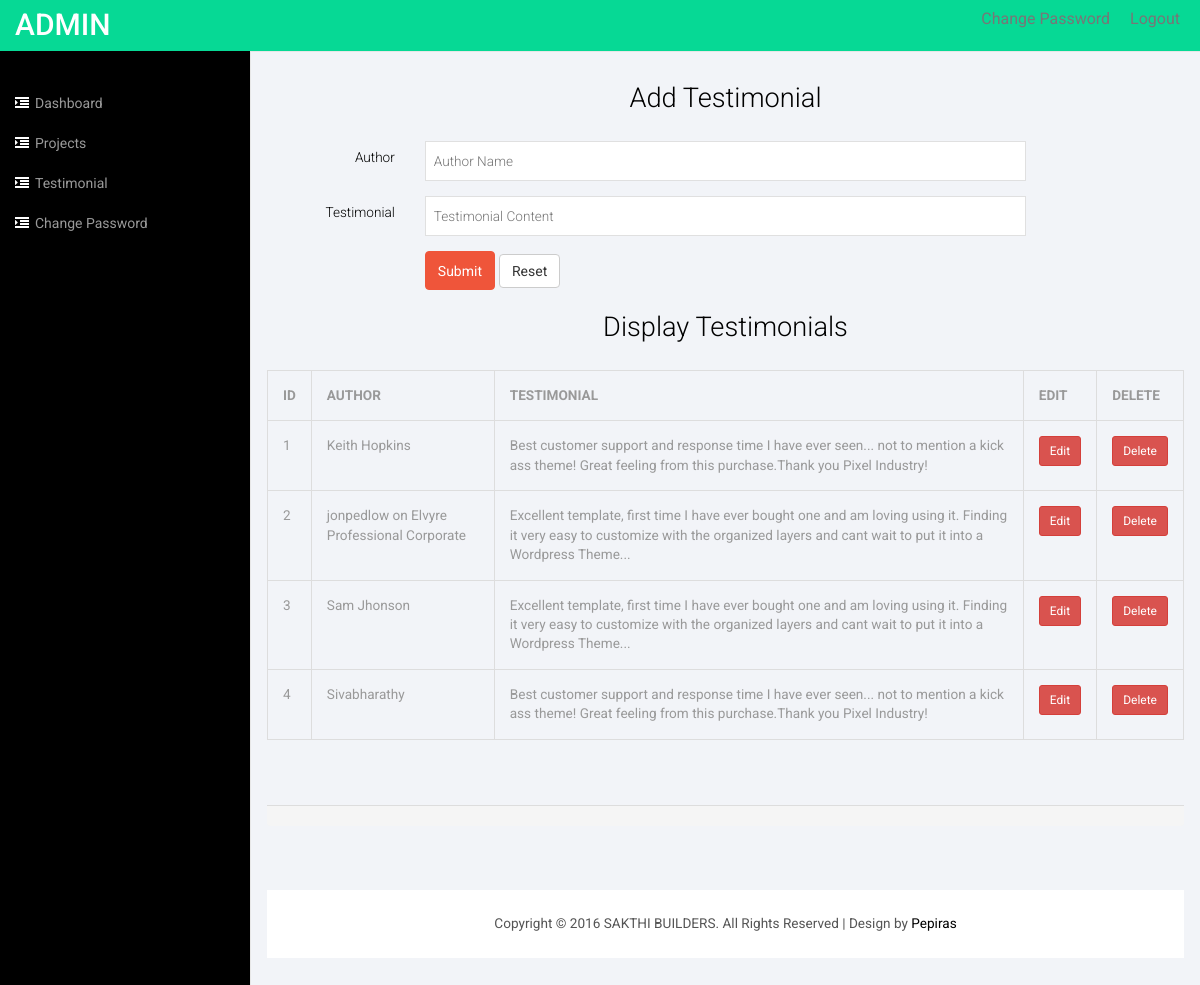
/admin/testimonial.php (signed in), run on the app's committed database.
### tables this page shows
CREATE TABLE `testimonial` (
  `id` int(11) NOT NULL,
  `author` varchar(100) DEFAULT NULL,
  `content` varchar(2000) DEFAULT NULL
);

### admin/testimonial.php (the view, shortened to what this page needs)
<?php
        require('includes/dbconfig.php');
        $sql = mysqli_query($conn,"SELECT * FROM testimonial ORDER BY id ASC");
        ?>
<!DOCTYPE HTML>
<html>
<head>
<link href="includes/css/bootstrap.min.css" rel='stylesheet' type='text/css' />
<link href="includes/css/style.css" rel='stylesheet' type='text/css' />
<link href="includes/css/font-awesome.css" rel="stylesheet">
</head>
<body>
<div id="wrapper">
     <nav class="top1 navbar navbar-default navbar-static-top" role="navigation" style="margin-bottom: 0">
         <div class="navbar-header">
             <a class="navbar-brand" href="home.php">ADMIN</a>
         </div>
         <ul class="nav navbar-nav navbar-right">
         <li class="m_2"><a href="change_password.php"> Change Password</a></li>
         <li class="m_2"><a href="logout.php"> Logout</a></li>
         </ul>
         <div class="navbar-default sidebar" role="navigation">
             <div class="sidebar-nav navbar-collapse">
               <ul class="nav" id="side-menu">
                   <li>  <a href="home.php"><i class="fa fa-indent nav_icon"></i>Dashboard</a>  </li>
                   <li>  <a href="#"><i class="fa fa-indent nav_icon"></i>Projects</a>
                   </li>
                   <li> <a href="testimonial.php"><i class="fa fa-indent nav_icon"></i>Testimonial</span></a>   </li>
                   <li> <a href="change_password.php"><i class="fa fa-indent nav_icon"></i>Change Password</a>  </li>
                 </ul>
             </div>
         </div>
     </nav>
  <div id="page-wrapper">
  <div class="graphs">
 <div class="xs">
    <center> <h3>Add Testimonial </h3></center>
       <div class="tab-content">
      <div class="tab-pane active" id="horizontal-form">
        <form class="form-horizontal" name="frm" action="" method="post">
          <div class="form-group">
            <label for="focusedinput" class="col-sm-2 control-label">Author</label>
            <div class="col-sm-8">
              <input type="text" class="form-control1" name="author" id="author" placeholder="Author Name" required>
            </div>
          </div>
          <div class="form-group">
            <label for="inputPassword" class="col-sm-2 control-label">Testimonial</label>
            <div class="col-sm-8">
              <input type="text" class="form-control1" name="content" id="content" placeholder="Testimonial Content" required>
            </div>
          </div>
<div class="row">
<div class="col-sm-8 col-sm-offset-2">
  <button type="submit" onclick="show_alert();" name="submit" class="btn-success btn">Submit</button>
  <button type="reset" class="btn-default btn">Reset</button>
</div>
</div>
<br>
<center><h3>Display Testimonials </h3></center>
<div class="table-responsive">
 <table class="table table-bordered">
   <thead>
     <tr>
       <th>ID</th>
       <th>AUTHOR</th>
       <th>TESTIMONIAL</th>
       <th>EDIT</th>
       <th>DELETE</th>
     </tr>
   </thead>
   <tbody>
     <?php
         $ab = 1;  while ($rows = mysqli_fetch_assoc($sql)) {
               ?>
     <tr>
       <td><?php echo $ab; ?></td>
                   <td><?php echo $rows['author']; ?></td>
                   <td><?php echo $rows['content']; ?></td>
                   <?php  $eurl = "edit_projects.php";
                   $eurl1 = $eurl."?id=".$rows['id']."&table=testimonial";
                  ?>
<td><?php echo '<a href="'.$eurl1.'" class="btn btn-sm btn-danger">Edit</a>'; ?></td>
                   <?php  $url = "delete.php";
                               $url1 = $url."?id=".$rows['id']."&table=testimonial";
                              ?>
       <td><?php echo '<a href="'.$url1.'" class="btn btn-sm btn-danger">Delete</a>'; ?></td>
     </tr>
     <?php
         $ab = $ab + 1;  }
           ?>
   </tbody>
 </table>
</div>
<br><br>
<div class="panel-footer">
</div>
</form>
</div>
</div>
<div class="copy_layout">
<p>Copyright © 2016 SAKTHI BUILDERS. All Rights Reserved | Design by <a href="http://pepiras.com/" target="_blank">Pepiras</a> </p>
</div>
</div>
</div>
</div>
<link href="includes/css/custom.css" rel="stylesheet">
</body>
</html>

### admin/includes/css/style.css (style rules this page uses)
h4, h5, h6, h1, h2, h3 { margin-top: 0; }
ul, ol { margin: 0; }
p { margin: 0; }
html, body { font-family: 'Roboto', sans-serif; font-size: 100%; background:#000; overflow-x: hidden; }
body a { transition:0.5s all; -webkit-transition:0.5s all; -moz-transition:0.5s all; -o-transition:0.5s all; -ms-transition:0.5s all; }
.navbar .navbar-nav li a { padding: 0 10px; line-height: 56px; position: relative; }
.navbar .navbar-nav li.m_2 a { line-height:38px; }
.but_list, .tab-content { margin:1.5em 0 0 0; }
.navbar-default.sidebar { background-color: #000; font-family: 'Roboto', sans-serif; }
nav.top1.navbar.navbar-default.navbar-static-top { background-color:rgb(6, 217, 149); font-family: 'Roboto', sans-serif; }
.navbar-default .navbar-brand { color: #fff !important; font-size: 30px; font-weight: 500; }
.navbar-right { margin-right: 10px !important; }
.navbar-right li { display:inline-block; }
i.nav_icon { color: #fff; margin-right:6px; }
.sidebar ul li a { color: #999; font-size:14px; }
ul.nav.navbar-nav.navbar-right { height: 51px; }
.sidebar-nav.navbar-collapse { margin: 2em 0 0 0; }
.copy p, .copy_layout p { font-size:0.85em; color:#555; }
.copy p a, .copy_layout p a { color:#000; }
.graphs { padding: 2em 1em; background: #f2f4f8; font-family: 'Roboto', sans-serif; }
.form-control1, .form-control_2.input-sm { border: 1px solid #e0e0e0; padding: 5px 8px; color: #616161; background: #fff; box-shadow: none !important; width: 100%; font-size: 0.85em; font-weight: 300; height: 40px; border-radius: 0; -webkit-appearance: none; }
.xs h3, .widget_head { color:#000; font-size:1.7em; font-weight:300; margin-bottom: 1em; }
.table > thead > tr > th, .table > tbody > tr > th, .table > tfoot > tr > th, .table > thead > tr > td, .table > tbody > tr > td, .table > tfoot > tr > td { border-top: none !important; }
.tab-content > .active { display: block; visibility: visible; }
.form-horizontal .control-label { text-align: right; color: #000; font-weight: 300; font-size: 0.85em; }
.radio label, .checkbox label, label { font-size: 0.85em; font-weight:300; vertical-align: middle; }
.table > thead > tr > th, .table > tbody > tr > th, .table > tfoot > tr > th, .table > thead > tr > td, .table > tbody > tr > td, .table > tfoot > tr > td { font-size: 0.85em; color: #999; }
.table td, .table>tbody>tr>td, .table>tbody>tr>th, .table>tfoot>tr>td, .table>tfoot>tr>th, .table>thead>tr>td, .table>thead>tr>th { padding:15px !important; }
.table > thead > tr > th { border-bottom: 1px solid #ddd !important; }
.badge-success, .bg-green, .bootstrap-switch-success, .btn-success { border-color: #ef553a; background: #ef553a; padding:8.5px 12px; }
.copy_layout { padding:1.5em 0; background:#fff; text-align:center; margin: 4em 0 0em 0; }

### admin/includes/css/custom.css (style rules this page uses)
#wrapper { width: 100%; }
#page-wrapper { min-height: 568px; background-color: #fff; }
@media (min-width:768px) { #page-wrapper { position: inherit; margin: 0 0 0 250px; border-left: 1px solid #e7e7e7; } }
.sidebar .sidebar-nav.navbar-collapse { padding-right: 0; padding-left: 0; }
@media (min-width:768px) { .sidebar { z-index: 1; position: absolute; width: 250px; margin-top: 51px; } }

### data on the page
testimonial: author "Keith Hopkins", content "Best customer support and response time I have ever seen... not to mention a kick ass theme! Great feeling from this purchase.Thank you Pixel Industry!"
testimonial: author "jonpedlow on Elvyre Professional Corporate", content "Excellent template, first time I have ever bought one and am loving using it. Finding it very easy to customize with the organized layers and cant wait to put it into a Wordpress Theme..."
testimonial: author "Sam Jhonson", content "Excellent template, first time I have ever bought one and am loving using it. Finding it very easy to customize with the organized layers and cant wait to put it into a Wordpress Theme..."
testimonial: author "Sivabharathy", content "Best customer support and response time I have ever seen... not to mention a kick ass theme! Great feeling from this purchase.Thank you Pixel Industry!"
